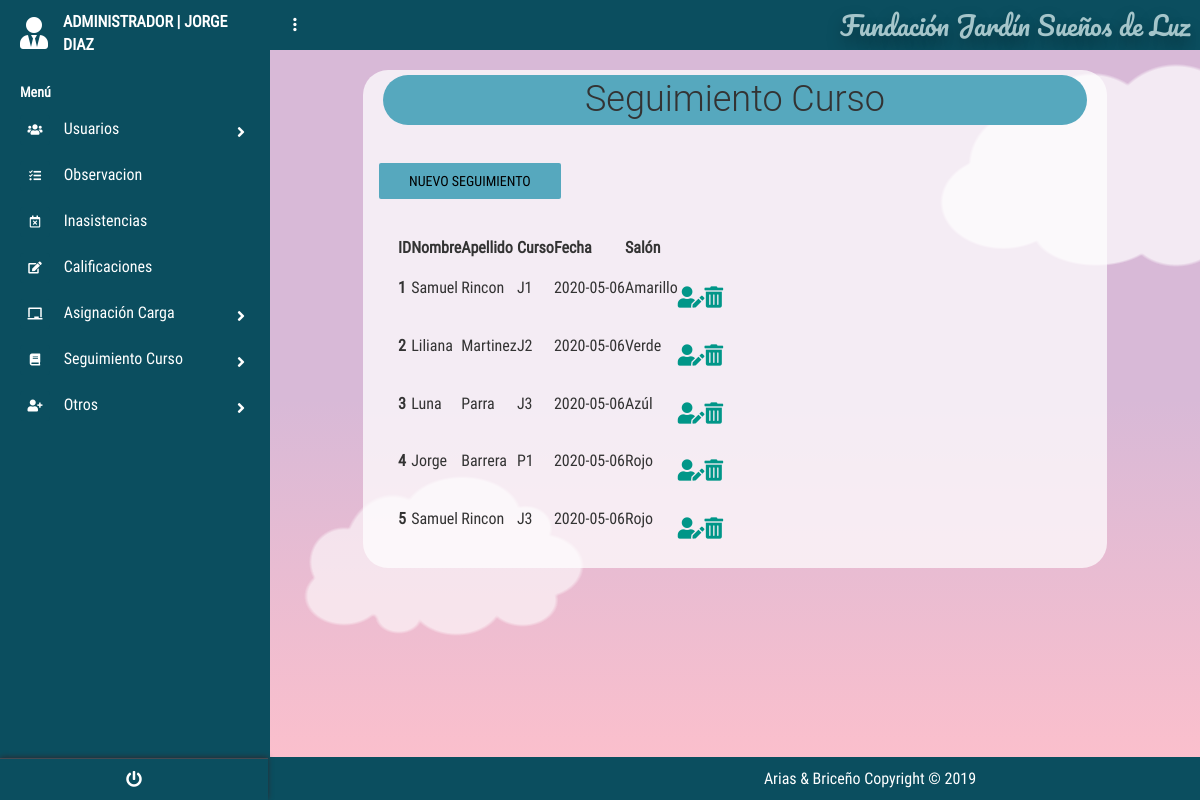
The page /?c=SeguimientoCurso&a=Index (signed in) on the database its author committed.
### tables this page shows
create table SEGUIMIENTOCURSO
(
id_Seguimiento INT PRIMARY KEY auto_increment ,
id_Usuario_FKFKF int ,
id_Curso_FK int ,
fecha_Seguimiento DATE not null,
id_Salon_FK INT 
);

create table Usuario
(
id_Usuario int PRIMARY KEY auto_increment ,
user_Usuario varchar (50) not null,
password_Usuario varchar (8) not null,
nombre_Usuario varchar (50) not null,
apellido_Usuario varchar (50) not null,
tipoDoc_Usuario varchar (50) not null,
doc_Usuario bigint not null,
estado_Usuario varchar (50) not null,
id_tipoUsuario_FK int ,
id_Especialidad_FK int 
);

create table CURSO
(
id_Curso int PRIMARY KEY auto_increment ,
codigo_Curso VARCHAR (50) not null
);

create table SALON
(
id_Salon INT PRIMARY KEY auto_increment ,
nombre_Salon VARCHAR (50) not null,
ubicacion_Salon VARCHAR (50) not null
);

### controllers/SeguimientoCursoController.php (called while the page is built, shortened)
<?php
require_once "./models/SeguimientoCursoModel.php";
class SeguimientoCursoController{
    public function __CONSTRUCT(){
        $this->mode = new SeguimientoCursoModel();
    }
    public function Index(){
        include_once './views/SeguimientoCurso/SeguimientoCursoCon.php';
    }
}

### models/Conexion.php (called while the page is built)
<?php
class Conexion{
    public static function conectar(){
        $PDO = new PDO("mysql:host=localhost;dbname=dbfundacion;charset=utf8","root","");
        $PDO->setAttribute(PDO::ATTR_ERRMODE,PDO::ERRMODE_EXCEPTION);
        return $PDO;
    }
}
?>

### models/SeguimientoCursoModel.php (called while the page is built, shortened)
<?php
class SeguimientoCursoModel{
    public $CNX;
    public function __construct(){
        try {
            $this->CNX= Conexion::conectar();
        } catch (Exception $e) {
            die($e->getMessage());
        }
    }
    public function listar_SeguimientoCurso(){
        try {
            $query= "SELECT id_Seguimiento,
            nombre_Usuario,
            id_Usuario_FKFKF,
            id_Salon_FK,
            id_Curso_FK,
            apellido_Usuario,
            codigo_Curso,
            fecha_Seguimiento,
            nombre_Salon
            from Usuario  inner join seguimientocurso on seguimientocurso.id_Usuario_FKFKF=Usuario.id_Usuario
            inner join Salon on Salon.id_Salon=seguimientocurso.id_Salon_FK
            inner join Curso on Curso.id_Curso=seguimientocurso.id_Curso_FK ";
            $stm = $this->CNX->prepare($query);
            $stm->execute();
            return $stm->fetchAll(PDO::FETCH_OBJ);
        } catch (Exception $e){
            die($e ->getMessage());
        }
    }
}

### views/SeguimientoCurso/SeguimientoCursoCon.php (the view, shortened to what this page needs)
<!DOCTYPE html>
<html lang="es">
<head>
    <link rel='stylesheet' href='https://cdnjs.cloudflare.com/ajax/libs/twitter-bootstrap/4.1.1/css/bootstrap.css'>
    <link rel='stylesheet' href='https://use.fontawesome.com/releases/v5.0.13/css/all.css'>
    <link rel="stylesheet" href="<?php echo SERVERURL; ?>assets/css/main.css">
    <link rel="stylesheet" href="<?php echo SERVERURL; ?>assets/css/style.css">
    <link rel="stylesheet" href="<?php echo SERVERURL; ?>assets/css/menu_Lateral.css">
    <link rel="stylesheet" href="<?php echo SERVERURL; ?>assets/css/main.css">
    <link href="https://unpkg.com/bootstrap-table@1.18.0/dist/bootstrap-table.min.css" rel="stylesheet">
</head>
<body>
    <?php include "./views/modules/navlateral.php" ?>
    <section class="full-box dashboard-contentPage">
        <?php include "./views/modules/navbar.php" ?>
        <div class="container">
            <div class="titles">
                <h1 class="tituloa ">Seguimiento Curso</h1>
                <div class="form-group" id="botones">
                    <a href="?c=SeguimientoCurso&a=nuevo" class="boton btn btn-info botones">Nuevo Seguimiento</a>
                </div>
            </div>
            <div class="tablas">
            <table id="table" data-toggle="table" data-height="auto" data-search="true" data-show-refresh="false"
                data-show-columns="true" data-buttons-toolbar=".buttons-toolbar">
                <thead>
                    <tr>
                        <th data-field="ID">ID</th>
                        <th data-field="nombre_Usuario">Nombre</th>
                        <th data-field="apellido_Usuario">Apellido</th>
                        <th data-field="Curso">Curso</th>
                        <th data-field="Fecha">Fecha</th>
                        <th data-field="Salón">Salón</th>
                        <th data-field="editar"></th>
                        <th data-field="eliminar"></th>
                    </tr>
                </thead>
                <tbody>
                    <?php foreach ($this->mode->listar_SeguimientoCurso() as $k ) : ?>
                    <tr>
                        <th data-field="ID" scope="row"><?php echo $k->id_Seguimiento; ?></th>
                        <td data-field="nombre_Usuario"><?php echo $k->nombre_Usuario; ?></td>
                        <td data-field="apellido_Usuario"><?php echo $k->apellido_Usuario; ?></td>
                        <td data-field="Curso"><?php echo $k->codigo_Curso; ?></td>
                        <td data-field="Fecha"><?php echo $k->fecha_Seguimiento; ?></td>
                        <td data-field="Salón"><?php echo $k->nombre_Salon; ?></td>
                        <th data-field="editar">
                            <div class="form-group" id="botones">
                                <a href="?c=SeguimientoCurso&a=nuevo&id_Seguimiento=<?php echo $k->id_Seguimiento;?>"  class="fas fa-user-edit fa-lg " ></a>
                            </div>
                        </th>
                        <th data-field="eliminar">
                        <div class="form-group" id="botones">
                                <a onclick="javascript:return confirm('¿Desea eliminar el registro?');
                                " href="?c=SeguimientoCurso&a=g_Eliminar_SeguimientoCurso&id_Seguimiento=<?php echo $k->id_Seguimiento;?>"
                                 class="fas fa-trash-alt fa-lg"></a>
                            </div>
                        </th>
                    </tr>
                    <?php endforeach; ?>
                </tbody>
            </table>
</div>
        </div>
        <?php include "./views/modules/fondo_Form.php" ?>
    </section>
</body>
</html>

### assets/css/main.css (style rules this page uses)
body, html { background-color: #0b4e5f; width: 100%; height: 100%; margin: 0; padding: 0; position: relative; font-size: 16px; font-family: 'RobotoCondensed'; overflow: hidden; }
.full-box { margin: 0; padding: 0; width: 100%; box-sizing: border-box; }
.container { background-color: rgba(255, 255, 255, 0.726); margin-top:20px; border-radius:25px; width:80%; }
.tablas,h1 { margin:20px }
h1 { text-align: center; padding: 5px; margin: 5px; }
form .btn, .botones { background-color: #56a8be; border-color: #56a8be; }
.tituloa { background-color: #56a8be; border-color: #56a8be; border-radius: 1em; }
.dashboard-sideBar, .dashboard-contentPage { position: absolute; top: 0; height: 100%; transition: all .3s ease-in-out; }
.dashboard-contentPage { right: 0; z-index: 1; padding-left: 270px; }
.btn:not(.btn-raised).btn-info, .input-group-btn .btn:not(.btn-raised).btn-info { color: #000000; }

### assets/css/menu_Lateral.css (style rules this page uses)
body { font-size: 0.9rem; }

### views/modules/fondo_Form.php (style rules this page uses)
html { box-sizing: border-box; }
*, *:before, *:after { box-sizing: inherit; }
body { margin: 0; background: linear-gradient(#d8b9d7 50%, #ffc0cb); min-height: 100vh; display: flex; justify-content: center; align-items: center; overflow: hidden; position: relative; }

### rows shown on the page
seguimientocurso: id_Seguimiento "1", id_Usuario_FKFKF.nombre_Usuario "Samuel", id_Usuario_FKFKF.apellido_Usuario "Rincon", id_Curso_FK.codigo_Curso "J1", fecha_Seguimiento "2020-05-06", id_Salon_FK.nombre_Salon "Amarillo"
seguimientocurso: id_Seguimiento "2", id_Usuario_FKFKF.nombre_Usuario "Liliana", id_Usuario_FKFKF.apellido_Usuario "Martinez", id_Curso_FK.codigo_Curso "J2", fecha_Seguimiento "2020-05-06", id_Salon_FK.nombre_Salon "Verde"
seguimientocurso: id_Seguimiento "3", id_Usuario_FKFKF.nombre_Usuario "Luna", id_Usuario_FKFKF.apellido_Usuario "Parra", id_Curso_FK.codigo_Curso "J3", fecha_Seguimiento "2020-05-06", id_Salon_FK.nombre_Salon "Azúl"
seguimientocurso: id_Seguimiento "4", id_Usuario_FKFKF.nombre_Usuario "Jorge", id_Usuario_FKFKF.apellido_Usuario "Barrera", id_Curso_FK.codigo_Curso "P1", fecha_Seguimiento "2020-05-06", id_Salon_FK.nombre_Salon "Rojo"
seguimientocurso: id_Seguimiento "5", id_Usuario_FKFKF.nombre_Usuario "Samuel", id_Usuario_FKFKF.apellido_Usuario "Rincon", id_Curso_FK.codigo_Curso "J3", fecha_Seguimiento "2020-05-06", id_Salon_FK.nombre_Salon "Rojo"

### other values the page prints
$nombre "JORGE DIAZ"
NOMBREPROYECTO "Fundación Jardín Sueños de Luz"
